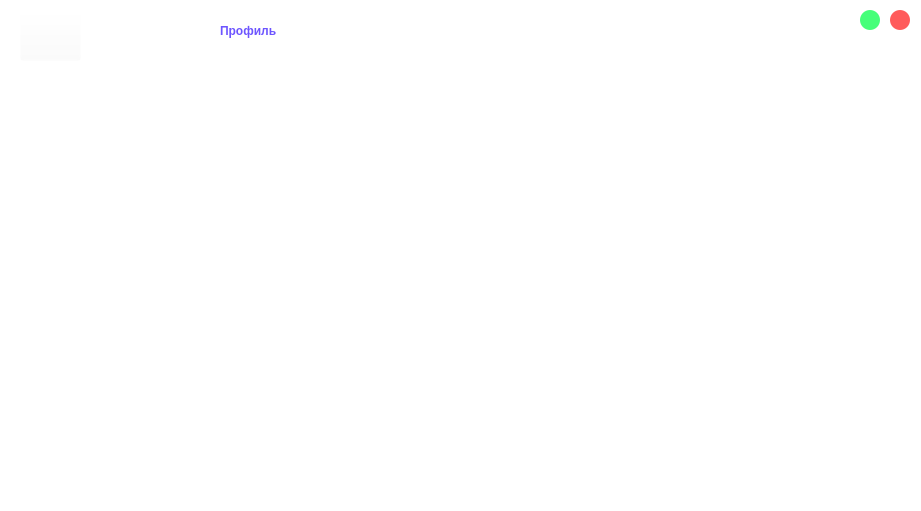
<?xml version="1.0" encoding="UTF-8"?>
<ui version="4.0">
 <class>profil</class>
 <widget class="QWidget" name="profil">
  <property name="geometry">
   <rect>
    <x>0</x>
    <y>0</y>
    <width>921</width>
    <height>511</height>
   </rect>
  </property>
  <property name="windowTitle">
   <string>Form</string>
  </property>
  <property name="styleSheet">
   <string notr="true">background-color: rgb(255, 255, 255);</string>
  </property>
  <widget class="QPushButton" name="pushButton_4">
   <property name="geometry">
    <rect>
     <x>20</x>
     <y>10</y>
     <width>61</width>
     <height>51</height>
    </rect>
   </property>
   <property name="styleSheet">
    <string notr="true">background-color: rgba(255, 255, 255, 0);</string>
   </property>
   <property name="text">
    <string/>
   </property>
   <property name="icon">
    <iconset resource="greeting.qrc">
     <normaloff>:/new/prefix1/return.png</normaloff>:/new/prefix1/return.png</iconset>
   </property>
   <property name="iconSize">
    <size>
     <width>35</width>
     <height>35</height>
    </size>
   </property>
  </widget>
  <widget class="QPushButton" name="pushButton_2">
   <property name="geometry">
    <rect>
     <x>890</x>
     <y>10</y>
     <width>20</width>
     <height>20</height>
    </rect>
   </property>
   <property name="styleSheet">
    <string notr="true">QPushButton {
	border-radius: 10px;
	background-color: #FF5B5B;
	color: white;
}
QPushButton:pressed {
	background-color: #FFBCBC;
}</string>
   </property>
   <property name="text">
    <string/>
   </property>
  </widget>
  <widget class="QLabel" name="label">
   <property name="geometry">
    <rect>
     <x>220</x>
     <y>0</y>
     <width>511</width>
     <height>61</height>
    </rect>
   </property>
   <property name="styleSheet">
    <string notr="true">color: rgb(109, 85, 255);
font: 75 40pt &quot;Karla&quot; bold;
font-weight: 500;</string>
   </property>
   <property name="text">
    <string>Профиль</string>
   </property>
  </widget>
  <widget class="QPushButton" name="pushButton_3">
   <property name="geometry">
    <rect>
     <x>860</x>
     <y>10</y>
     <width>20</width>
     <height>20</height>
    </rect>
   </property>
   <property name="styleSheet">
    <string notr="true">QPushButton {
	border-radius: 10px;
	background-color: #45FF79;
	color: white;
}
QPushButton:pressed {
	background-color: #B2FFC8;
}</string>
   </property>
   <property name="text">
    <string/>
   </property>
  </widget>
 </widget>
 <resources>
  <include location="greeting.qrc"/>
 </resources>
 <connections/>
</ui>
